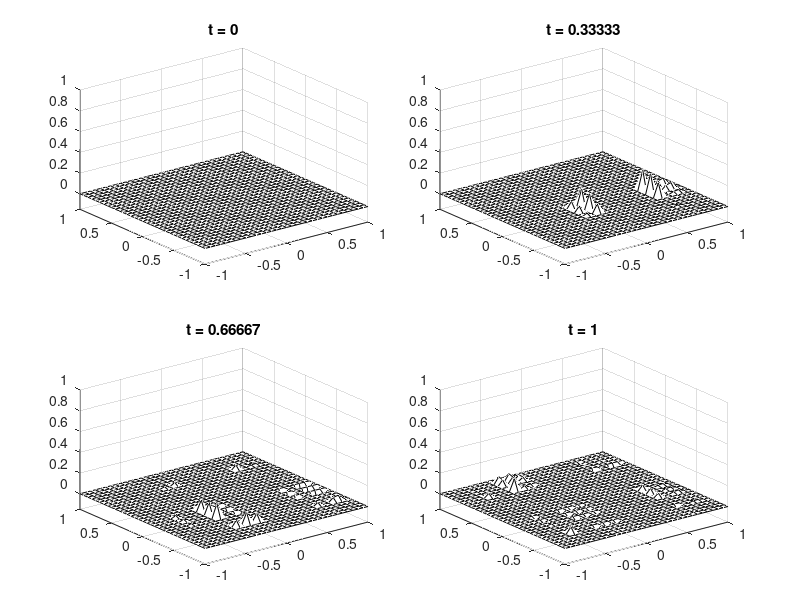

This figure's MATLAB source:
% p20.m - 2nd-order wave eq. in 2D via FFT (compare p19.m)
%Grid and initial data:

N = 24;
x = cos(pi * (0:N)/N);
y = x';
dt = 6 / N^2;
[xx, yy] = meshgrid(x, y);
plotgap = round((1/3)/dt);
dt = (1/3)/plotgap;
 vv = exp(-40 *   ((xx - 0.4).^2 + yy.^2));
 vvold = vv;
 
%  Time -stepping by leap forg formula:
[ay, ax] = meshgrid([0.56  0.06], [0.1  0.55]);clf

for n = 0:3*plotgap
    t = n*dt;
    if rem(n + 0.5, plotgap) < 1 % plots at multiples of t = 1/3
        i = n / plotgap + 1;
        subplot('position', [ax(i) ay(i) 0.36 0.36])
        [xxx, yyy] = meshgrid(-1:1/16:1, -1:1/16:1);
        vvv = interp2(xx, yy, vv, xxx, yyy, 'cubic');
        mesh(xxx, yyy, vvv), axis([-1 1 -1 1 -0.15 1])
        colormap([0 0 0]), title(['t = ' num2str(t)]), drawnow
    end
    uxx = zeros(N+1, N+1);
    uyy = zeros(N + 1, N + 1);
    ii = 2:N;
    for i = 2:N  % 2nd derivs wrt x in each row
        v = vv(i, :);
        V = [v fliplr(v(ii))];
        U = real(fft(V));
        W1 = real(ifft(1i * [0:N-1 0 1-N:-1].*U)); % diff wrt theta
        W2 = real(ifft(-[0:N 1-N:-1] .^ 2 .* U)); %diff^2 wrt theta
        uxx(i, ii) = W2(ii) ./ (1 - x(ii).^2) - x(ii) .* ...
            W1(ii) ./ (1 - x(ii).^2) .^ (3/2);
    end
    for j = 2:N % 2nd derivs wrt y in each column
        v = vv(:, j);
        V = [v; flipud(v(ii))];
        U = real(fft(V));
        W1 = real( ifft (1i * [0:N-1 0 1-N:-1]' .* U)); % diff wrt theta
        W2 = real( ifft (-[0:N  1-N:-1]' .^ 2 .* U)); %diff^2 wrt theta
        uyy(ii, j) = W2(ii) ./ (1 - y(ii).^2) - y(ii) .* ...
            W1(ii) ./ (1 - y(ii) .^ 2) .^ (3/2);
    end
    vvnew = 2*vv - vvold + dt^2 * (uxx + uyy);
    vvold = vv;
    vv = vvnew;
end

        